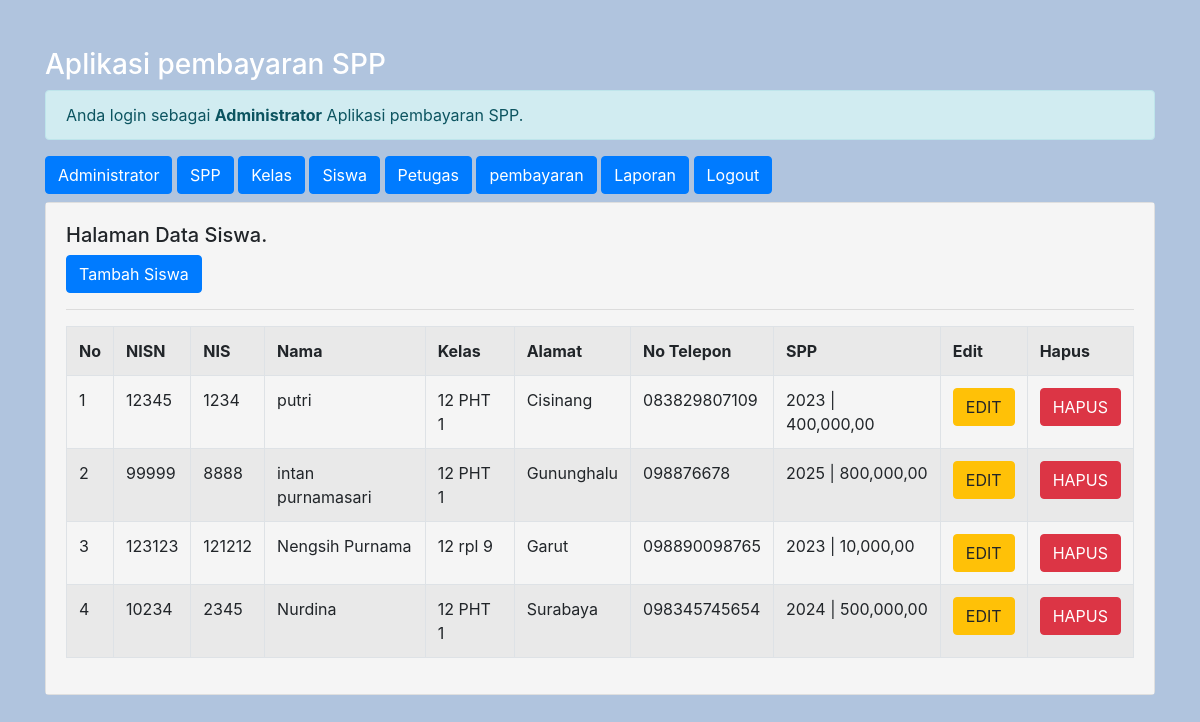
/admin/admin.php?url=siswa (signed in), run on the app's committed database.
### tables this page shows
CREATE TABLE `siswa` (
  `nisn` char(10) NOT NULL,
  `nis` char(8) NOT NULL,
  `nama` varchar(35) NOT NULL,
  `id_kelas` int(11) NOT NULL,
  `alamat` text NOT NULL,
  `no_telp` varchar(13) NOT NULL,
  `id_spp` int(11) NOT NULL
);

CREATE TABLE `kelas` (
  `id_kelas` int(11) NOT NULL,
  `nama_kelas` varchar(10) NOT NULL,
  `kompetensi_keahlian` varchar(50) NOT NULL
);

CREATE TABLE `spp` (
  `id_spp` int(11) NOT NULL,
  `tahun` int(11) NOT NULL,
  `nominal` int(11) NOT NULL
);

### admin/siswa.php (the view)
<h5>Halaman Data Siswa.</h5>
<a href="?url=tambah-siswa" class="btn btn-primary"> Tambah Siswa </a>
<hr>
<table class="table table-striped table-bordered">
	<tr class="fw-bold">
		<th>No</th>
		<th>NISN</th>
		<th>NIS</th>
		<th>Nama</th>
		<th>Kelas</th>
		<th>Alamat</th>
		<th>No Telepon</th>
		<th>SPP</th>
		<th>Edit</th>
		<th>Hapus</th>
	</tr>
	<?php
	include'../koneksi.php';
	$no = 1;
	$sql = "SELECT*FROM siswa, spp, kelas WHERE siswa.id_kelas=kelas.id_kelas AND siswa.id_spp=spp.id_spp ORDER BY nama ASC ";
	$query = mysqli_query($koneksi, $sql);
	foreach ($query as $data) { ?>
	 <tr>
	 	<td><?= $no++; ?></td>
	 	<td><?= $data['nisn'] ?></td>
	 	<td><?= $data['nis'] ?></td>
	 	<td><?= $data['nama'] ?></td>
	 	<td><?= $data['nama_kelas'] ?></td>
	 	<td><?= $data['alamat'] ?></td>
	 	<td><?= $data['no_telp'] ?></td>
	 	<td><?= $data['tahun'] ?> | <?= number_format( $data['nominal'],2, ',', ',');?></td>
	 	<td>
			<a href="?url=edit-siswa&nisn=<?= $data['nisn'] ?>"
				class= 'btn btn-warning'>EDIT</a>
	 	</td>
	 	<td>
			<a onclick="return confirm('Apakah Anda Yakin Ingin Menghapus Data')" href="?url=hapus-siswa&nisn=<?= $data['nisn'] ?>"
				class= 'btn btn-danger'>HAPUS</a>
	 	</td>
	 </tr>
	 <?php } ?>
</table>

### data on the page
siswa: nisn "12345", nis "1234", nama "putri", id_kelas.nama_kelas "12 PHT 1", alamat "Cisinang", no_telp "083829807109", id_spp.tahun "2023", id_spp.nominal "400,000,00"
siswa: nisn "99999", nis "8888", nama "intan purnamasari", id_kelas.nama_kelas "12 PHT 1", alamat "Gununghalu", no_telp "098876678", id_spp.tahun "2025", id_spp.nominal "800,000,00"
siswa: nisn "123123", nis "121212", nama "Nengsih Purnama", id_kelas.nama_kelas "12 rpl 9", alamat "Garut", no_telp "098890098765", id_spp.tahun "2023", id_spp.nominal "10,000,00"
siswa: nisn "10234", nis "2345", nama "Nurdina", id_kelas.nama_kelas "12 PHT 1", alamat "Surabaya", no_telp "098345745654", id_spp.tahun "2024", id_spp.nominal "500,000,00"
